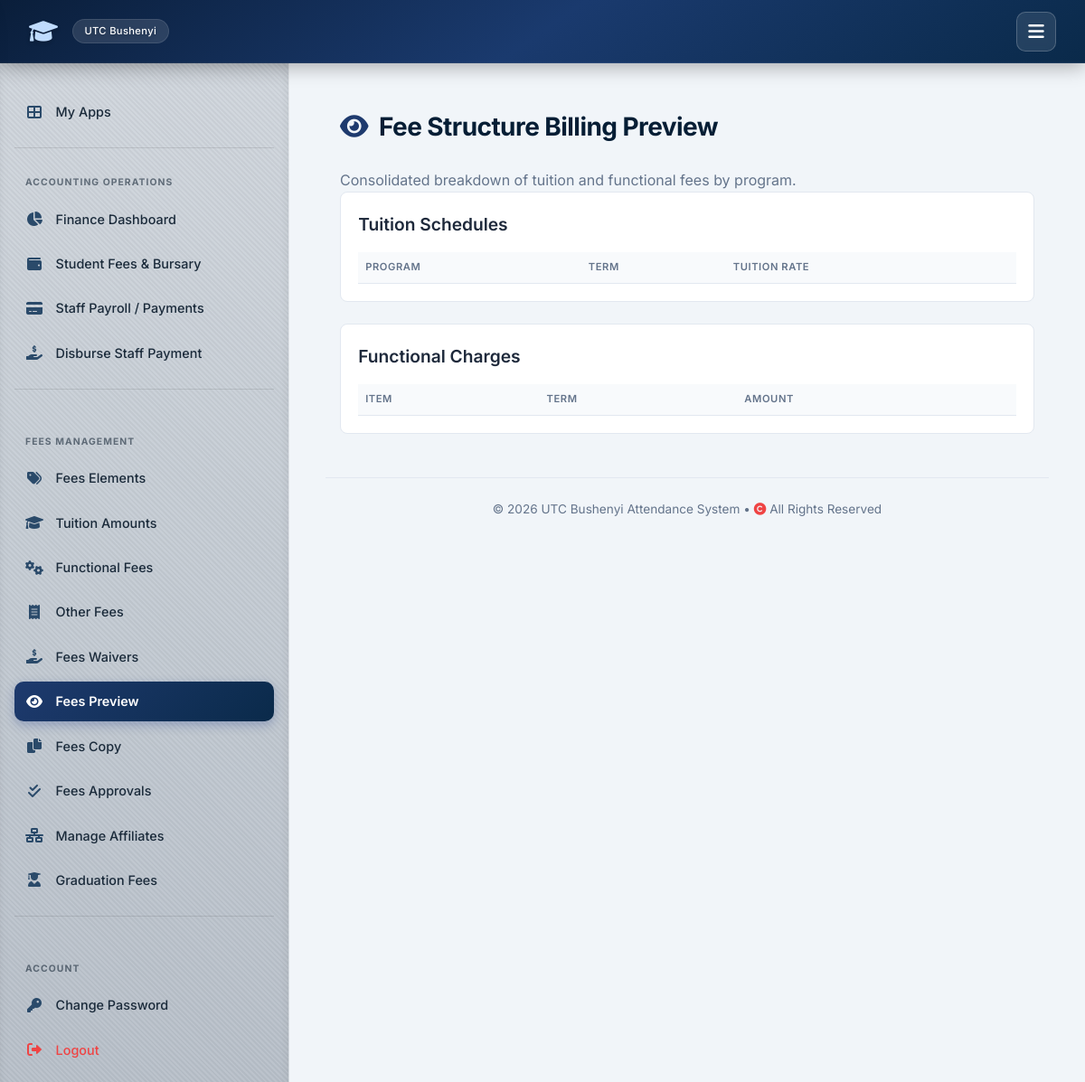
The app's page /fees/preview/ (signed in), older data.
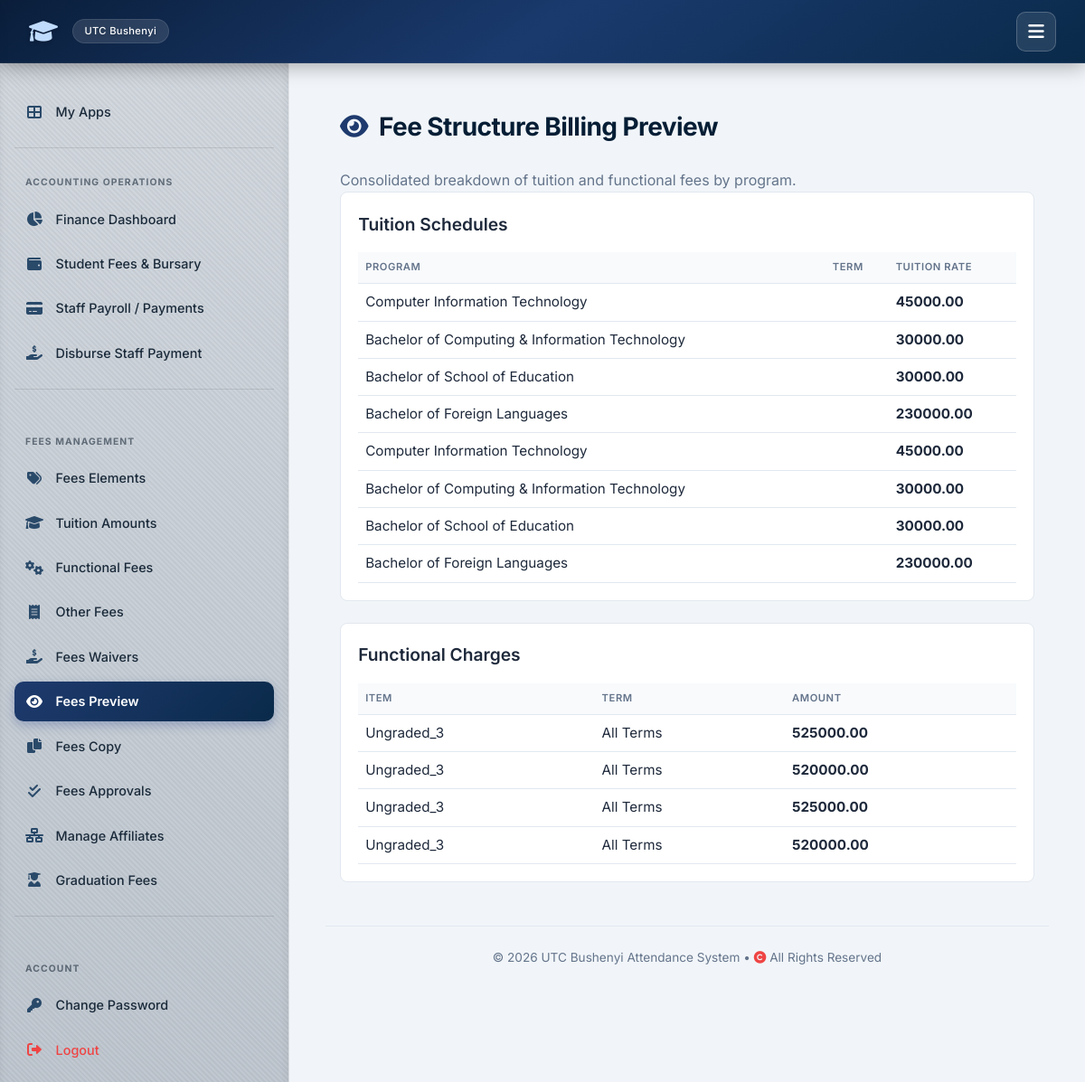
The same page, newer data.
### attendance/models.py (models this page shows, shortened)
class TuitionAmount(models.Model):
    course = models.ForeignKey(Course, on_delete=models.CASCADE, related_name='tuition_amounts')
    term = models.ForeignKey(AcademicTerm, on_delete=models.CASCADE, related_name='tuition_amounts')
    fee_element = models.ForeignKey(FeeElement, on_delete=models.CASCADE, related_name='tuition_amounts', null=True, blank=True)
    amount = models.DecimalField(max_digits=12, decimal_places=2, default=Decimal('0.00'))
    is_approved = models.BooleanField(default=False)
    class Meta:
        unique_together = ('course', 'term', 'fee_element')

class Course(models.Model):
    code = models.CharField(max_length=20, primary_key=True)
    name = models.CharField(max_length=255)
    department = models.ForeignKey(Department, on_delete=models.SET_NULL, null=True, blank=True, related_name='courses')

class FunctionalFee(models.Model):
    element = models.ForeignKey(FeeElement, on_delete=models.CASCADE, limit_choices_to={'fee_type': 'FUNCTIONAL'})
    course = models.ForeignKey(Course, on_delete=models.CASCADE, null=True, blank=True, help_text="Leave blank if standard for all programs")
    term = models.ForeignKey(AcademicTerm, on_delete=models.CASCADE, related_name='functional_fees')
    amount = models.DecimalField(max_digits=12, decimal_places=2, default=Decimal('0.00'))
    is_mandatory = models.BooleanField(default=True)

class FeeElement(models.Model):
    ELEMENT_TYPES = [
        ('TUITION', 'Tuition Fee'),
        ('FUNCTIONAL', 'Functional Fee'),
        ('OTHER', 'Other / Sundry Fee'),
        ('GRADUATION', 'Graduation Fee'),
    ]
    code = models.CharField(max_length=30, unique=True)
    name = models.CharField(max_length=255)
    fee_type = models.CharField(max_length=20, choices=ELEMENT_TYPES, default='FUNCTIONAL')
    description = models.TextField(blank=True, null=True)
    is_active = models.BooleanField(default=True)

### attendance/views_admin.py (the view)
# urls.py: path('fees/preview/', views_admin.fees_preview, name='fees_preview'),
@login_required
def fees_preview(request):
    tuitions = TuitionAmount.objects.select_related('course', 'term').all()
    functionals = FunctionalFee.objects.select_related('element', 'term').all()
    return render(request, 'attendance/fees_preview.html', {'tuitions': tuitions, 'functionals': functionals, 'active_tab': 'preview'})

### templates/attendance/fees_preview.html
{% extends 'attendance/base.html' %}
{% block content %}
{% block sidebar %}
{% include "attendance/sidebar.html" %}
{% endblock %}
<div style="display: flex; gap: 1.5rem;">
    <div style="flex: 1; padding: 1rem;">
        <h2><i class="fas fa-eye"></i> Fee Structure Billing Preview</h2>
        <p style="color: var(--text-muted);">Consolidated breakdown of tuition and functional fees by program.</p>
        <div style="margin-bottom: 1.5rem; background: #ffffff; padding: 1.2rem; border-radius: 8px; border: 1px solid var(--border);">
            <h3>Tuition Schedules</h3>
            <table style="width: 100%; border-collapse: collapse; margin-top: 0.5rem;">
                <thead>
                    <tr style="background: #f1f5f9; text-align: left;">
                        <th style="padding: 8px;">Program</th>
                        <th style="padding: 8px;">Term</th>
                        <th style="padding: 8px;">Tuition Rate</th>
                    </tr>
                </thead>
                <tbody>
                    {% for t in tuitions %}
                    <tr style="border-bottom: 1px solid #e2e8f0;">
                        <td style="padding: 8px;">{{ t.course.name }}</td>
                        <td style="padding: 8px;">{{ t.term.name }}</td>
                        <td style="padding: 8px; font-weight: bold;">{{ t.amount }}</td>
                    </tr>
                    {% endfor %}
                </tbody>
            </table>
        </div>
        <div style="background: #ffffff; padding: 1.2rem; border-radius: 8px; border: 1px solid var(--border);">
            <h3>Functional Charges</h3>
            <table style="width: 100%; border-collapse: collapse; margin-top: 0.5rem;">
                <thead>
                    <tr style="background: #f1f5f9; text-align: left;">
                        <th style="padding: 8px;">Item</th>
                        <th style="padding: 8px;">Term</th>
                        <th style="padding: 8px;">Amount</th>
                    </tr>
                </thead>
                <tbody>
                    {% for f in functionals %}
                    <tr style="border-bottom: 1px solid #e2e8f0;">
                        <td style="padding: 8px;">{{ f.element.name }}</td>
                        <td style="padding: 8px;">{{ f.term.name|default:"All Terms" }}</td>
                        <td style="padding: 8px; font-weight: bold;">{{ f.amount }}</td>
                    </tr>
                    {% endfor %}
                </tbody>
            </table>
        </div>
    </div>
</div>
{% endblock %}

Row changes from the older to the newer data that the page shows:
added TuitionAmount: course.name "Computer Information Technology", amount "45000.00"
added TuitionAmount: course.name "Bachelor of Computing & Information Technology", amount "30000.00"
added TuitionAmount: course.name "Bachelor of School of Education", amount "30000.00"
added TuitionAmount: course.name "Bachelor of Foreign Languages", amount "230000.00"
added TuitionAmount: course.name "Computer Information Technology", amount "45000.00"
added TuitionAmount: course.name "Bachelor of Computing & Information Technology", amount "30000.00"
added TuitionAmount: course.name "Bachelor of School of Education", amount "30000.00"
added TuitionAmount: course.name "Bachelor of Foreign Languages", amount "230000.00"
added FunctionalFee: element.name "Ungraded_3", term.name "All Terms", amount "525000.00"
added FunctionalFee: element.name "Ungraded_3", term.name "All Terms", amount "520000.00"
added FunctionalFee: element.name "Ungraded_3", term.name "All Terms", amount "525000.00"
added FunctionalFee: element.name "Ungraded_3", term.name "All Terms", amount "520000.00"
